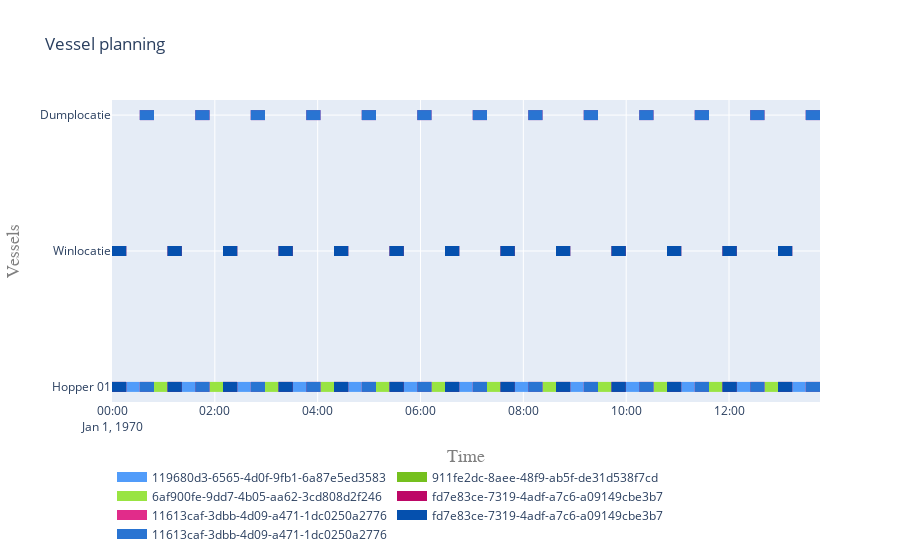

Source (notebook cell):
### Code cell
plot.vessel_planning([hopper, from_site, to_site])
